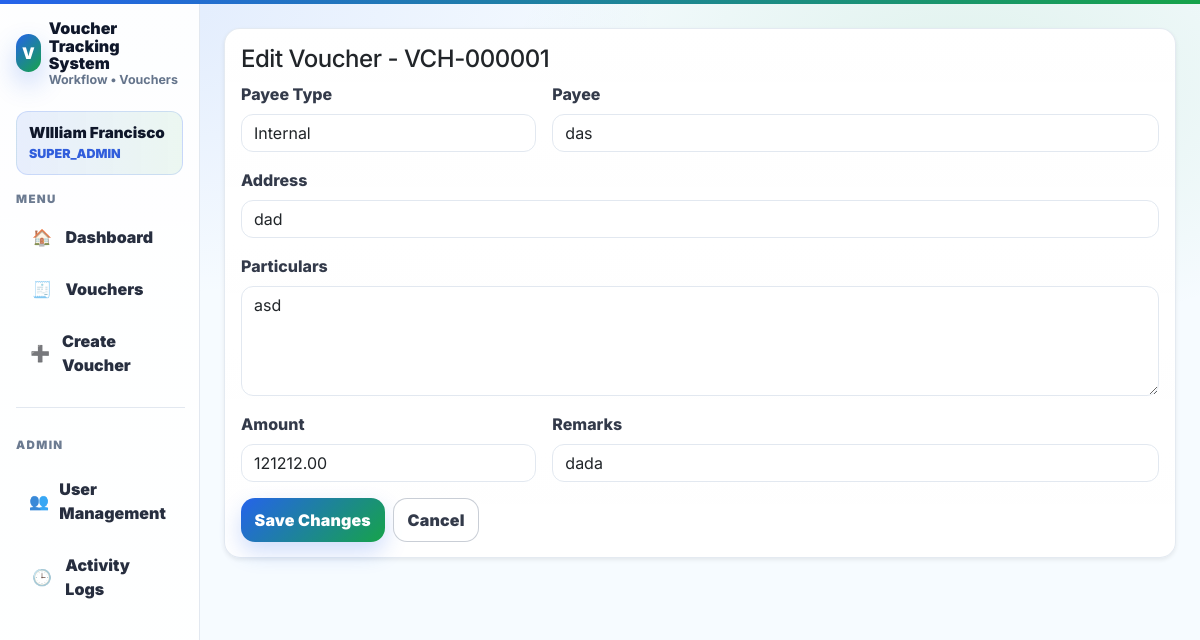
The page /public/voucher_edit.php?id=1 (signed in) on the database its author committed.
### tables this page shows
CREATE TABLE `vouchers` (
  `id` int(11) NOT NULL,
  `voucher_number` varchar(30) NOT NULL,
  `date_created` datetime NOT NULL DEFAULT current_timestamp(),
  `payee_type` enum('INTERNAL','EXTERNAL') NOT NULL DEFAULT 'INTERNAL',
  `payee` varchar(150) NOT NULL,
  `address` varchar(255) DEFAULT NULL,
  `particulars` text NOT NULL,
  `amount` decimal(12,2) NOT NULL DEFAULT 0.00,
  `remarks` text DEFAULT NULL,
  `created_by` int(11) NOT NULL,
  `created_by_admin` int(11) DEFAULT NULL,
  `current_office` enum('END_USER','BUDGET','ACCOUNTING','CASHIER') NOT NULL DEFAULT 'END_USER',
  `status` varchar(50) NOT NULL DEFAULT 'DRAFT',
  `date_paid` datetime DEFAULT NULL,
  `updated_at` datetime NOT NULL DEFAULT current_timestamp() ON UPDATE current_timestamp()
);

### app/lib/helpers.php (called while the page is built, shortened)
<?php
function h(string $s): string {
  return htmlspecialchars($s, ENT_QUOTES, 'UTF-8');
}

### public/voucher_edit.php (the view, shortened to what this page needs)
<?php
require_once __DIR__ . '/../app/config/db.php';
require_once __DIR__ . '/../app/lib/helpers.php';
$id = (int)($_GET['id'] ?? 0);
$stmt = $pdo->prepare("SELECT * FROM vouchers WHERE id=?");
$stmt->execute([$id]);
$v = $stmt->fetch();
require_once __DIR__ . '/../app/views/layout_header.php';
?>
<div class="container-fluid">
  <div class="row">
    <?php require __DIR__ . '/../app/views/sidebar.php'; ?>
    <div class="col-12 col-lg-9 col-xl-10 p-4">
      <div class="card shadow-sm card-soft">
        <div class="card-body">
          <h4>Edit Voucher - <?= h($v['voucher_number']) ?></h4>
          <form method="post" action="../app/modules/vouchers/edit_save.php">
            <div class="row g-3">
              <div class="col-md-4">
                <label class="form-label">Payee Type</label>
                <select class="form-select" name="payee_type">
                  <option value="INTERNAL" <?= $v['payee_type']==='INTERNAL'?'selected':'' ?>>Internal</option>
                </select>
              </div>
              <div class="col-md-8">
                <label class="form-label">Payee</label>
                <input class="form-control" name="payee" value="<?= h($v['payee']) ?>" required>
              </div>
              <div class="col-md-12">
                <label class="form-label">Address</label>
                <input class="form-control" name="address" value="<?= h($v['address'] ?? '') ?>">
              </div>
              <div class="col-md-12">
                <label class="form-label">Particulars</label>
                <textarea class="form-control" name="particulars" rows="4" required><?= h($v['particulars']) ?></textarea>
              </div>
              <div class="col-md-4">
                <label class="form-label">Amount</label>
                <input class="form-control" name="amount" type="number" step="0.01" min="0" value="<?= h((string)$v['amount']) ?>" required>
              </div>
              <div class="col-md-8">
                <label class="form-label">Remarks</label>
                <input class="form-control" name="remarks" value="<?= h($v['remarks'] ?? '') ?>">
              </div>
            </div>
            <div class="mt-3 d-flex gap-2">
              <button class="btn btn-primary">Save Changes</button>
              <a class="btn btn-outline-secondary" href="dashboard.php">Cancel</a>
            </div>
          </form>
        </div>
      </div>
    </div>
  </div>
</div>
<?php require_once __DIR__ . '/../app/views/layout_footer.php'; ?>

### public/assets/app.css (style rules this page uses)
:root { --bg: #f6fbff; --surface: #ffffff; --surface-2: #f3f8ff; --text: #0f172a; --muted: #64748b; --border: #e2e8f0; --blue: #2563eb; --blue-700:#1d4ed8; --green:#16a34a; --green-700:#15803d; --danger:#dc2626; --warning:#f59e0b; --radius: 16px; --radius-sm: 12px; --shadow-sm: 0 8px 18px rgba(2, 6, 23, 0.06); --shadow-md: 0 18px 40px rgba(2, 6, 23, 0.10); --ring: 0 0 0 4px rgba(37, 99, 235, 0.15); }
html, body { height: 100%; }
body { background: radial-gradient(900px 500px at 10% 0%, rgba(37,99,235,0.10), transparent 60%), radial-gradient(700px 400px at 80% 10%, rgba(22,163,74,0.10), transparent 65%), var(--bg); color: var(--text); font-family: "Inter", ui-sans-serif, system-ui, -apple-system, "Segoe UI", Roboto, "Helvetica Neue", Arial, "Noto Sans", "Apple Color Emoji", "Segoe UI Emoji"; -webkit-font-smoothing: antialiased; -moz-osx-font-smoothing: grayscale; }
a { text-decoration: none; }
.card { border: 1px solid var(--border); border-radius: var(--radius); background: var(--surface); }
.card-soft { background: linear-gradient(180deg, rgba(255,255,255,0.98), rgba(255,255,255,0.96)); border: 1px solid rgba(226,232,240,0.9); }
h1,h2,h3,h4,h5 { letter-spacing: -0.02em; }
.form-control, .form-select { border-radius: 12px; border: 1px solid var(--border); background: rgba(255,255,255,0.96); transition: box-shadow .15s ease, border-color .15s ease; }
label.form-label { font-weight: 800; color: rgba(15,23,42,0.85); }
.btn { border-radius: 14px; font-weight: 900; letter-spacing: .01em; padding: .55rem .85rem; transition: transform .12s ease, box-shadow .12s ease, filter .12s ease, opacity .12s ease; }
.btn-primary { border: none; background: linear-gradient(135deg, var(--blue), var(--green)); box-shadow: 0 10px 22px rgba(37,99,235,0.22); }
.btn-outline-secondary { border: 1px solid rgba(100,116,139,0.35); color: rgba(15,23,42,0.85); background: rgba(255,255,255,0.75); }
@media (prefers-reduced-motion: no-preference) { .card, .btn, .nav-item, .table-hover tbody tr { will-change: transform; } }

### rows shown on the page
vouchers: voucher_number "VCH-000001", payee_type "Internal", payee "das", address "dad", particulars "asd", amount "121212.00", remarks "dada"

### other values the page prints
APP_NAME "Voucher Tracking System"
$u['full_name'] "WIlliam Francisco"
$role "SUPER_ADMIN"
